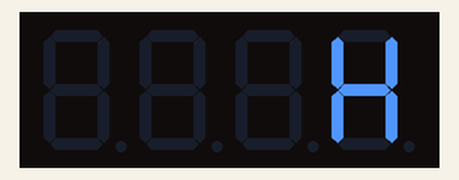
A program run on a simulated Arduino Mega 2560, built with avr-gcc and run on an emulated ATmega2560. Shown: 4-digit seven-segment display.

Above: at 0.2 s.
At 0.9 s:
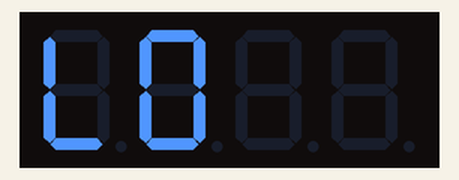
At 4.34 s:
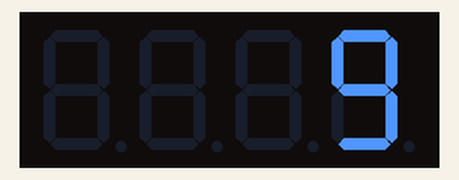
At 7.87 s:
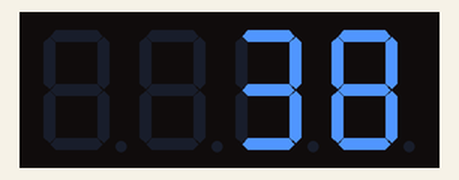
At 11.63 s:
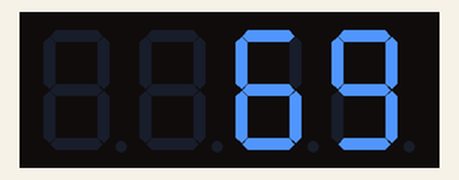
At 15.5 s:
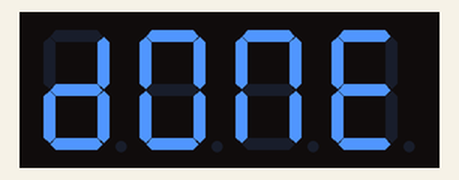

Measured:
- by itself, everything shown: repeats every 14.3 s, in 102 steps
- what the display in image 5 shows lasts 2.0 s, from 15.5 s to 17.5 s

The program:

main.cpp
```cpp
#include <Arduino.h>
#include <TM1637TinyDisplay.h> // Use <TM1637TinyDisplay6.h> if you have a 6-digit display

// Define the digital pins connected to the display
#define CLK_PIN 3
#define DIO_PIN 2

// Initialize the display object
TM1637TinyDisplay display(CLK_PIN, DIO_PIN);

void setup() {
    // Start the display and set to maximum brightness
    display.begin();
    display.setBrightness(BRIGHT_HIGH);
    display.clear();

    // Show a welcome message (strings automatically scroll if too long)
    display.showString("HELLO");
    delay(2000);
}

void loop() {
    // Count from 0 to 100
    for (int i = 0; i <= 100; i++) {
        display.showNumber(i);
        delay(100);
    }

    // Flash "DONE"
    display.clear();
    display.showString("DONE");
    delay(2000);
}
```
